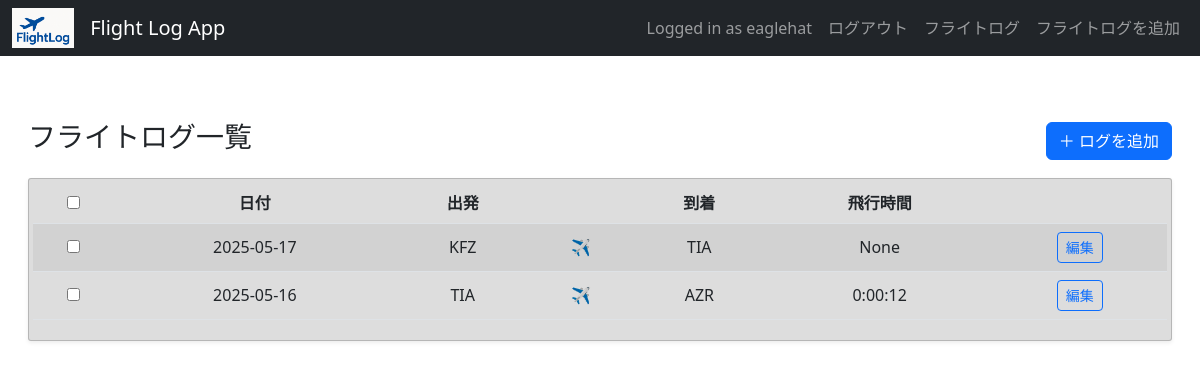
Page / (signed in) on the earlier database version.
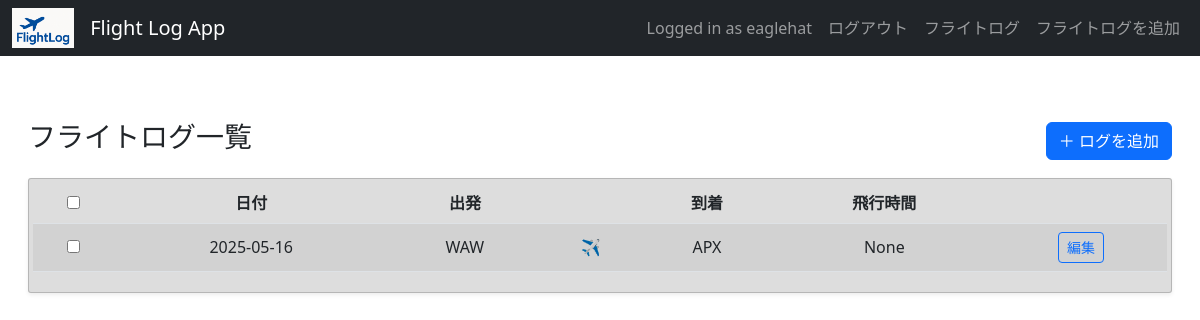
Same page on the later database version.
### flightlog/models.py (models this page shows, shortened)
class FlightLog(models.Model):
    user = models.ForeignKey(User, on_delete=models.CASCADE)
    date = models.DateField()
    departure_country = models.CharField(max_length=100, blank=True)
    departure = models.CharField(max_length=100)
    arrival_country = models.CharField(max_length=100, blank=True)
    arrival = models.CharField(max_length=100)
    aircraft_type = models.CharField(max_length=50)
    aircraft_reg = models.CharField(max_length=20, blank=True)
    notes = models.TextField(blank=True)
    image = models.ImageField(upload_to='flight_images/', blank=True, null=True)
    airline = models.CharField(max_length=50, blank=True)  # 航空会社
    flight_number = models.CharField(max_length=20, blank=True)  # 便名
    seat_class = models.CharField(max_length=20, blank=True)  # クラス (例: Economy)
    seat_number = models.CharField(max_length=10, blank=True)  # 座席番号
    departure_gate = models.CharField(max_length=10, blank=True)
    departure_spot = models.CharField(max_length=10, blank=True)
    arrival_gate = models.CharField(max_length=10, blank=True)
    arrival_spot = models.CharField(max_length=10, blank=True)
    scheduled_departure = models.DateTimeField(blank=True, null=True)
    scheduled_arrival = models.DateTimeField(blank=True, null=True)
    actual_departure = models.DateTimeField(blank=True, null=True)
    actual_arrival = models.DateTimeField(blank=True, null=True)
    takeoff_time = models.DateTimeField(blank=True, null=True)
    landing_time = models.DateTimeField(blank=True, null=True)
    takeoff_runway = models.CharField(max_length=10, blank=True)
    landing_runway = models.CharField(max_length=10, blank=True)
    flight_level = models.IntegerField(null=True, blank=True)
    total_time = models.DurationField(null=True, blank=True)
    flight_miles = models.IntegerField(null=True, blank=True)

### flightlog/views.py (the view)
# urls.py: path('', views.log_list, name='log_list'),
@login_required
def log_list(request):
    logs = FlightLog.objects.filter(user=request.user).order_by('-date')
    return render(request, 'flightlog/log_list.html', {'logs': logs})

### flightlog/templatetags/custom_filters.py (called while the page is built)
@register.filter(name='extract_iata')
def extract_iata(value):
    if value:
        parts = value.split('/')
        if parts:
            return parts[0]
    return value  # 返す値がない場合、そのまま返す

### flightlog/templates/flightlog/log_list.html (shortened to what this page needs)
{% extends 'base.html' %}
{% load custom_filters %}
{% block content %}
<div class="container-fluid mt-5 p-3">
  <div class="d-flex justify-content-between align-items-center mb-3">
    <h2 class="fs-3">フライトログ一覧</h2>
    <a href="{% url 'add_log' %}" class="btn btn-primary fs-6">＋ ログを追加</a>
  </div>
  <form method="post" action="{% url 'delete_logs' %}" id="log-form">
    <div class="card shadow-sm">
      <div class="card-body p-1">
        <div class="table-responsive">
          <table class="table table-striped table-hover align-middle">
            <thead class="thead-light">
              <tr>
                <th class="text-center">
                  <input type="checkbox" id="select-all">
                </th>
                <th class="text-center text-nowrap">日付</th>
                <th class="text-center text-nowrap">出発</th>
                <th class="text-center text-nowrap"></th>
                <th class="text-center text-nowrap">到着</th>
                <th class="text-center text-nowrap">飛行時間</th>
                <th class="text-center text-nowrap"></th>
              </tr>
            </thead>
            <tbody>
              {% for log in logs %}
              <tr onclick="location.href='{% url 'flight_log_detail' log.pk %}'" style="cursor: pointer;">
                <td class="text-center">
                  <input type="checkbox" name="selected_logs" value="{{ log.id }}" class="log-checkbox">
                </td>
                <td class="text-center text-nowrap">{{ log.date|date:"Y-m-d" }}</td>
                <td class="text-center text-nowrap">{{ log.departure|extract_iata }}</td>
                <td class="text-center text-nowrap">✈</td>
                <td class="text-center text-nowrap">{{ log.arrival|extract_iata }}</td>
                <td class="text-center text-nowrap">{{ log.total_time }}</td>
                <td class="text-center">
                  <a class="text-center text-nowrap btn btn-sm btn-outline-primary" href="{% url 'edit_log' log.id %}" class="btn btn-sm btn-outline-primary">編集</a>
                </td>
              </tr>
              {% empty %}
              <tr>
                <td colspan="7" class="text-center">フライトログはまだ登録されていません。</td>
              </tr>
              {% endfor %}
            </tbody>
          </table>
        </div>
      </div>
    </div>
  </form>
</div>
{% endblock %}

### templates/base.html (shortened to what this page needs)
{% load static %}
<!DOCTYPE html>
<html lang="ja">
<head>
    <link href="https://cdn.jsdelivr.net/npm/bootstrap@5.2.0-beta1/dist/css/bootstrap.min.css" rel="stylesheet">
    <link href="https://cdn.jsdelivr.net/npm/select2@4.1.0-rc.0/dist/css/select2.min.css" rel="stylesheet" />
    <link href="{% static 'css/style.css' %}" rel="stylesheet">
</head>
<body>
    <nav class="navbar navbar-expand-md navbar-dark bg-dark">
        <div class="container-fluid">
            <img src="{% static 'images/flightlog_logo.png' %}" alt="FlightLog Logo" height="40" class="me-3">
            <a class="navbar-brand" href="http://127.0.0.1:8000/">Flight Log App</a>
            <div class="collapse navbar-collapse justify-content-end" id="navbarContent">
                <ul class="navbar-nav">
                    {% if user.is_authenticated %}
                        <li class="nav-item">
                            <span class="nav-link">Logged in as {{ user.username }}</span>
                        </li>
                        <li class="nav-item">
                            <a class="nav-link" href="{% url 'logout' %}">ログアウト</a>
                        </li>
                        <li class="nav-item">
                            <a class="nav-link" href="{% url 'log_list' %}">フライトログ</a>
                        </li>
                        <li class="nav-item">
                            <a class="nav-link" href="{% url 'add_log' %}">フライトログを追加</a>
                        </li>
                    {% else %}
                        <li class="nav-item">
                            <a class="nav-link" href="{% url 'login' %}">Login</a>
                        </li>
                    {% endif %}
                </ul>
            </div>
        </div>
    </nav>
    <div class="container-fluid mt-4">
        {% block content %}
        {% endblock %}
    </div>
</body>
</html>

### flightlog/static/css/style.css (style rules this page uses)
.card { color: #333333; background-color: #dddddd; border-radius: 3px; box-shadow: 10px 10px 0px 0px rgba(0, 0, 0, 0.4); }

Differences in the rows shown:
removed FlightLog: date "2025-05-17", departure|extract_iata "KFZ", arrival|extract_iata "TIA", total_time "None"
removed FlightLog: date "2025-05-16", departure|extract_iata "TIA", arrival|extract_iata "AZR", total_time "0:00:12"
added FlightLog: date "2025-05-16", departure|extract_iata "WAW", arrival|extract_iata "APX", total_time "None"
